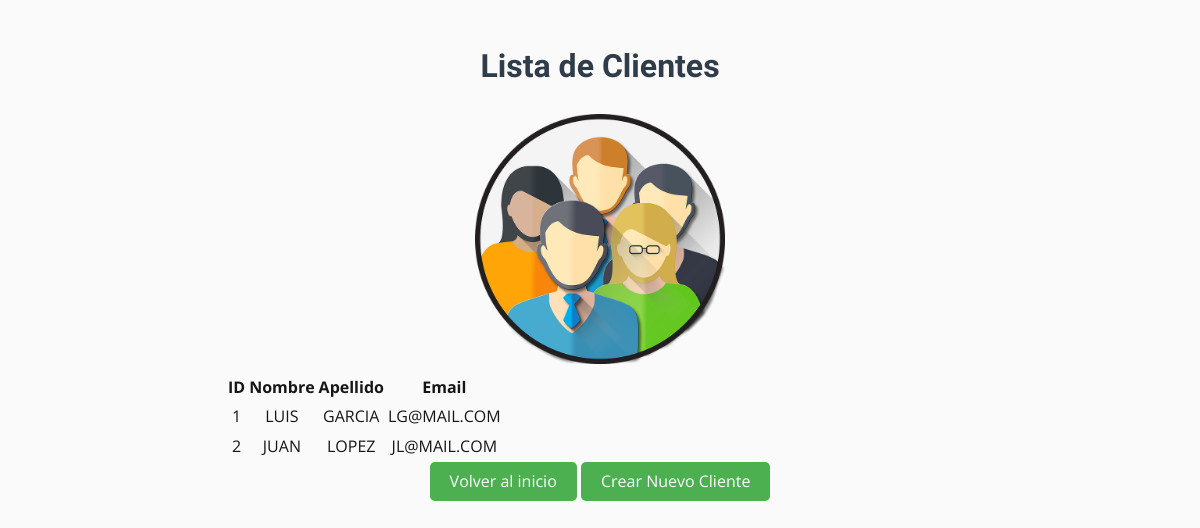
Page /clientes/ on the earlier database version.
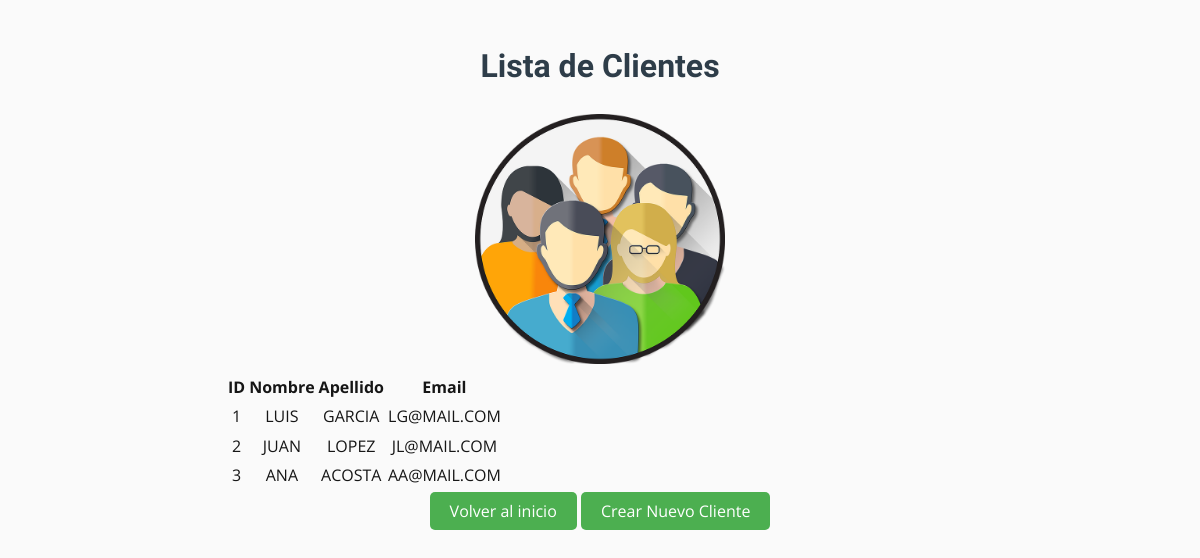
Same page on the later database version.
### comercio/models.py (models this page shows, shortened)
class Cliente(models.Model):
    nombre = models.CharField(max_length=100)
    apellido = models.CharField(max_length=100)
    email = models.EmailField(unique=True)

### comercio/views.py (the view)
# urls.py: path('clientes/', views.lista_clientes, name='lista_clientes'),
def lista_clientes(request):
    clientes = Cliente.objects.all()
    return render(request, 'comercio/lista_clientes.html', {'clientes': clientes})

### comercio/templates/comercio/lista_clientes.html
{% extends 'comercio/base.html' %}
{% load static %}
{% block contenido %}
<h1>Lista de Clientes</h1>
<img src="{% static 'comercio/img/usuarios.webp' %}" alt="" height="250px">
<table>
    <thead>
        <tr>
            <th>ID</th>
            <th>Nombre</th>
            <th>Apellido</th>
            <th>Email</th>
        </tr>
    </thead>
    <tbody>
        {% for cliente in clientes %}
        <tr>
            <td>{{ cliente.id }}</td>
            <td>{{ cliente.nombre }}</td>
            <td>{{ cliente.apellido }}</td>
            <td>{{ cliente.email }}</td>
        </tr>
        {% endfor %}
    </tbody>
</table>
<a href="{% url 'comercio' %}"><button type="button">Volver al inicio</button></a>
<a href="{% url 'crear_cliente' %}"><button>Crear Nuevo Cliente</button></a>
{% endblock contenido %}

### comercio/templates/comercio/base.html (shortened to what this page needs)
<!DOCTYPE html>
<html lang="es">
<head>
      {% load static %}
    <link rel="stylesheet" href="https://cdnjs.cloudflare.com/ajax/libs/normalize/8.0.1/normalize.css">
    <link rel="stylesheet" href="https://cdnjs.cloudflare.com/ajax/libs/milligram/1.4.1/milligram.css">
</head>
<body style="text-align: center;">
    {% block contenido %}
    {% endblock contenido %}
</body>
</html>

### comercio/templates/comercio/base.html (style rules this page uses)
body { max-width: 750px; width: 100%; margin: 0 auto; padding: 20px; font-family: 'Open Sans', sans-serif; font-size: 16px; line-height: 1.6; color: #161616; background-color: #fafafa; }
h1, h2, h3 { font-family: 'Quicksand', sans-serif; font-weight: 600; color: #2e3d49; }
a { color: #007bff; text-decoration: none; }
button { background-color: #4CAF50; color: white; border: none; padding: 10px 20px; font-size: 16px; border-radius: 5px; cursor: pointer; transition: background-color 0.3s ease; text-align: center; display: inline-block; }

Differences in the rows shown:
added Cliente: id "3", nombre "ANA", apellido "ACOSTA", email "AA@MAIL.COM"
